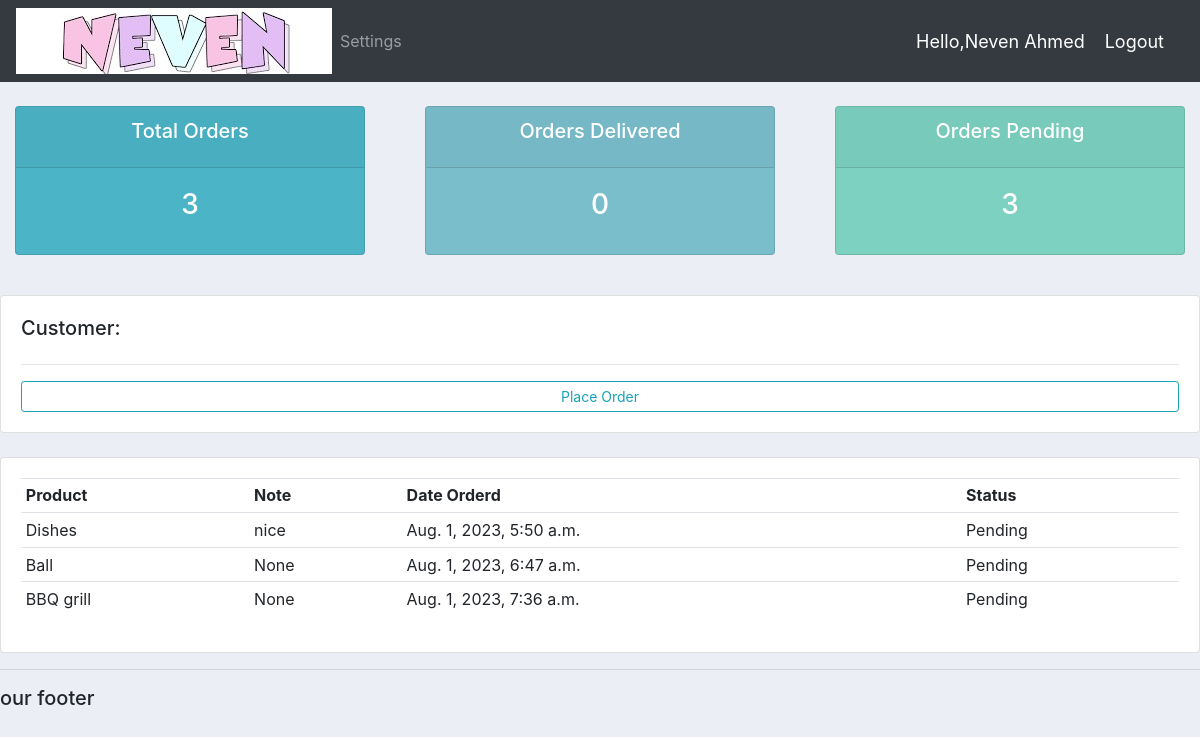
Page /user/ (signed in) on the committed database.
### accounts/models.py (models this page shows)
class Customer(models.Model):
	user=models.OneToOneField(User,null=True,blank=True,on_delete=models.CASCADE)
	name=models.CharField(max_length=200,null=True)
	phone=models.CharField(max_length=200,null=True)
	profile_pic=models.ImageField(default="p1.png",null=True,blank=True)
	email=models.CharField(max_length=200,null=True)
	date_created=models.DateTimeField(auto_now_add=True,null=True)

class Order(models.Model):
	STATUS=(
			('Pending','Pending'),
		  	('Out for delivery','Out for delivery'),
		  	('Delivered','Delivered'),
		)
	customer=models.ForeignKey(Customer,null=True,on_delete=models.SET_NULL)
	product=models.ForeignKey(Product,null=True,on_delete=models.SET_NULL)
	date_created=models.DateTimeField(auto_now_add=True,null=True)
	status=models.CharField(max_length=200,null=True,choices=STATUS)
	note=models.CharField(max_length=1000,null=True)
	def __str__(self):
   	    return str(self.product.name)

class Product(models.Model):
	CATEGORY=(
		  ('Indoor','Indoor'),
		  ('Out door','Out door'),
		)
	name=models.CharField(max_length=200,null=True)
	price=models.FloatField(null=True)
	category=models.CharField(max_length=200,null=True,choices=CATEGORY)
	description=models.CharField(max_length=200,null=True,blank=True)
	date_created=models.DateTimeField(auto_now_add=True,null=True)
	tag=models.ManyToManyField(Tag)
	def __str__(self):
		return self.name

### accounts/decorators.py (the view)
		def wrapper_func(req,*args,**kwags):
			group=None
			if req.user.groups.exists():
				group=req.user.groups.all()[0].name
			if group in allowed_roles:
				return view_func(req,*args,*kwags)
			else:
				return HttpResponse('You are not autherized to viwe this page')

### accounts/views.py (called while the page is built)
@login_required(login_url='Login')
@allowed_users(allowed_roles=['customer'])
def userPage(req):
	orders=req.user.customer.order_set.all()
	total_orders=orders.count()
	delivered=orders.filter(status='Delivered').count()
	panding=orders.filter(status='Pending').count()
	idd=req.user.customer.id
	context={'orders':orders,'total_orders':total_orders,'delivered':delivered,'panding':panding,'idd':idd}
	print('orders',orders)
	return render(req,'accounts/user.html',context)

### accounts/templates/accounts/user.html
{% extends 'accounts/main.html' %}
{% block content %}
{% include 'accounts/statues.html' %}
<br>
	<div class="row">
        <div class="col-md">
            <div class="card card-body">
                <h5>Customer:</h5>
                <hr>
                <a class="btn btn-outline-info btn-sm btn-block" href="{% url 'craeat-order' idd %}">Place Order</a>
            </div>
        </div>
    </div>
<br>
    <div class="row">
	    <div class="col-md">
	        <div class="card card-body">
	            <table class="table table-sm">
	                <tr>
						<th>Product</th>
						<th>Note</th>
						<th>Date Orderd</th>
						<th>Status</th>
					</tr>
					{% for i in orders %}
					<tr>
						<td>{{i.product}}</td>
						<td>{{i.note}}</td>
						<td>{{i.date_created}}</td>
						<td>{{i.status}}</td>
					</tr>
					{% endfor %}
				</table>
			</div>
	    </div>
	</div>
</div>{% endblock content %}

### accounts/templates/accounts/Navbare.html (shortened to what this page needs)
{% load static %}
 <nav class="navbar navbar-expand-lg navbar-dark bg-dark">
  <img src="{% static 'images/nev.jpg' %}">
  <div class="collapse navbar-collapse" id="navbarNav">
    <ul class="navbar-nav">
      {% if request.user.is_staff %}
      <li class="nav-item active">
        <a class="nav-link" href="{% url 'Home' %}">Dashboard </a>
      </li>
      <li class="nav-item">
        <a class="nav-link" href="{% url 'Products' %}">Products</a>
      </li>
      {% else %}
      <li class="nav-item">
        <a class="nav-link" href="{% url 'account_settings' %}">Settings</a>
      </li>
      {% endif %}
    </ul>
  </div>
  <span class ="hello-msg"> Hello,{{request.user.customer.name}}</span>
  <span><a class ="hello-msg" href="{% url 'logout' %}">Logout</a></span>
</nav>

### static/css/main.css (style rules this page uses)
body { background-color: #ebeff5; }

### accounts/templates/accounts/Navbare.html (style rules this page uses)
.hello-msg { font-size:18px; color: #fff; margin-right:20px; }

### rows in the picture
Order: product "Dishes", note "nice", date_created "Aug. 1, 2023, 5:50 a.m.", status "Pending"
Order: product "Ball", note "None", date_created "Aug. 1, 2023, 6:47 a.m.", status "Pending"
Order: product "BBQ grill", note "None", date_created "Aug. 1, 2023, 7:36 a.m.", status "Pending"

### other values in the picture
{{ request.user.customer.name }} "Neven Ahmed"
{{ total_orders }} "3"
{{ delivered }} "0"
{{ panding }} "3"
